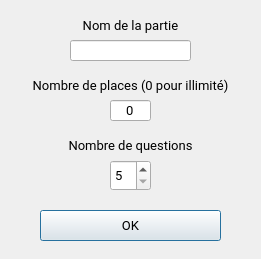
<?xml version="1.0" encoding="UTF-8"?>
<ui version="4.0">
 <class>DialogPartie</class>
 <widget class="QDialog" name="DialogPartie">
  <property name="geometry">
   <rect>
    <x>0</x>
    <y>0</y>
    <width>261</width>
    <height>259</height>
   </rect>
  </property>
  <property name="sizePolicy">
   <sizepolicy hsizetype="Ignored" vsizetype="Ignored">
    <horstretch>0</horstretch>
    <verstretch>0</verstretch>
   </sizepolicy>
  </property>
  <property name="minimumSize">
   <size>
    <width>261</width>
    <height>259</height>
   </size>
  </property>
  <property name="maximumSize">
   <size>
    <width>261</width>
    <height>259</height>
   </size>
  </property>
  <property name="font">
   <font>
    <family>Roboto</family>
    <pointsize>10</pointsize>
   </font>
  </property>
  <property name="windowTitle">
   <string>Créer une partie !</string>
  </property>
  <property name="windowIcon">
   <iconset>
    <normaloff>./data/img/logo/logo.png</normaloff>./data/img/logo/logo.png</iconset>
  </property>
  <widget class="QLineEdit" name="titrePartie">
   <property name="geometry">
    <rect>
     <x>70</x>
     <y>40</y>
     <width>121</width>
     <height>21</height>
    </rect>
   </property>
   <property name="maxLength">
    <number>12</number>
   </property>
   <property name="alignment">
    <set>Qt::AlignCenter</set>
   </property>
   <property name="placeholderText">
    <string/>
   </property>
  </widget>
  <widget class="QLineEdit" name="placesPartie">
   <property name="geometry">
    <rect>
     <x>110</x>
     <y>100</y>
     <width>41</width>
     <height>21</height>
    </rect>
   </property>
   <property name="text">
    <string>0</string>
   </property>
   <property name="maxLength">
    <number>2</number>
   </property>
   <property name="alignment">
    <set>Qt::AlignCenter</set>
   </property>
   <property name="placeholderText">
    <string/>
   </property>
  </widget>
  <widget class="QLabel" name="label">
   <property name="geometry">
    <rect>
     <x>0</x>
     <y>70</y>
     <width>261</width>
     <height>31</height>
    </rect>
   </property>
   <property name="font">
    <font>
     <family>Roboto</family>
     <pointsize>10</pointsize>
    </font>
   </property>
   <property name="text">
    <string>Nombre de places (0 pour illimité)</string>
   </property>
   <property name="alignment">
    <set>Qt::AlignCenter</set>
   </property>
  </widget>
  <widget class="QPushButton" name="okBouton">
   <property name="geometry">
    <rect>
     <x>40</x>
     <y>210</y>
     <width>181</width>
     <height>31</height>
    </rect>
   </property>
   <property name="text">
    <string>OK</string>
   </property>
  </widget>
  <widget class="QLabel" name="label_2">
   <property name="geometry">
    <rect>
     <x>0</x>
     <y>10</y>
     <width>261</width>
     <height>31</height>
    </rect>
   </property>
   <property name="font">
    <font>
     <family>Roboto</family>
     <pointsize>10</pointsize>
    </font>
   </property>
   <property name="text">
    <string>Nom de la partie</string>
   </property>
   <property name="alignment">
    <set>Qt::AlignCenter</set>
   </property>
  </widget>
  <widget class="QSpinBox" name="nbQuestions">
   <property name="geometry">
    <rect>
     <x>110</x>
     <y>160</y>
     <width>41</width>
     <height>31</height>
    </rect>
   </property>
   <property name="font">
    <font>
     <family>Roboto</family>
     <pointsize>10</pointsize>
    </font>
   </property>
   <property name="showGroupSeparator" stdset="0">
    <bool>false</bool>
   </property>
   <property name="suffix">
    <string/>
   </property>
   <property name="prefix">
    <string/>
   </property>
   <property name="minimum">
    <number>5</number>
   </property>
   <property name="maximum">
    <number>40</number>
   </property>
   <property name="singleStep">
    <number>5</number>
   </property>
   <property name="value">
    <number>5</number>
   </property>
  </widget>
  <widget class="QLabel" name="label_3">
   <property name="geometry">
    <rect>
     <x>0</x>
     <y>130</y>
     <width>261</width>
     <height>31</height>
    </rect>
   </property>
   <property name="font">
    <font>
     <family>Roboto</family>
     <pointsize>10</pointsize>
    </font>
   </property>
   <property name="text">
    <string>Nombre de questions</string>
   </property>
   <property name="alignment">
    <set>Qt::AlignCenter</set>
   </property>
  </widget>
 </widget>
 <resources/>
 <connections/>
</ui>
